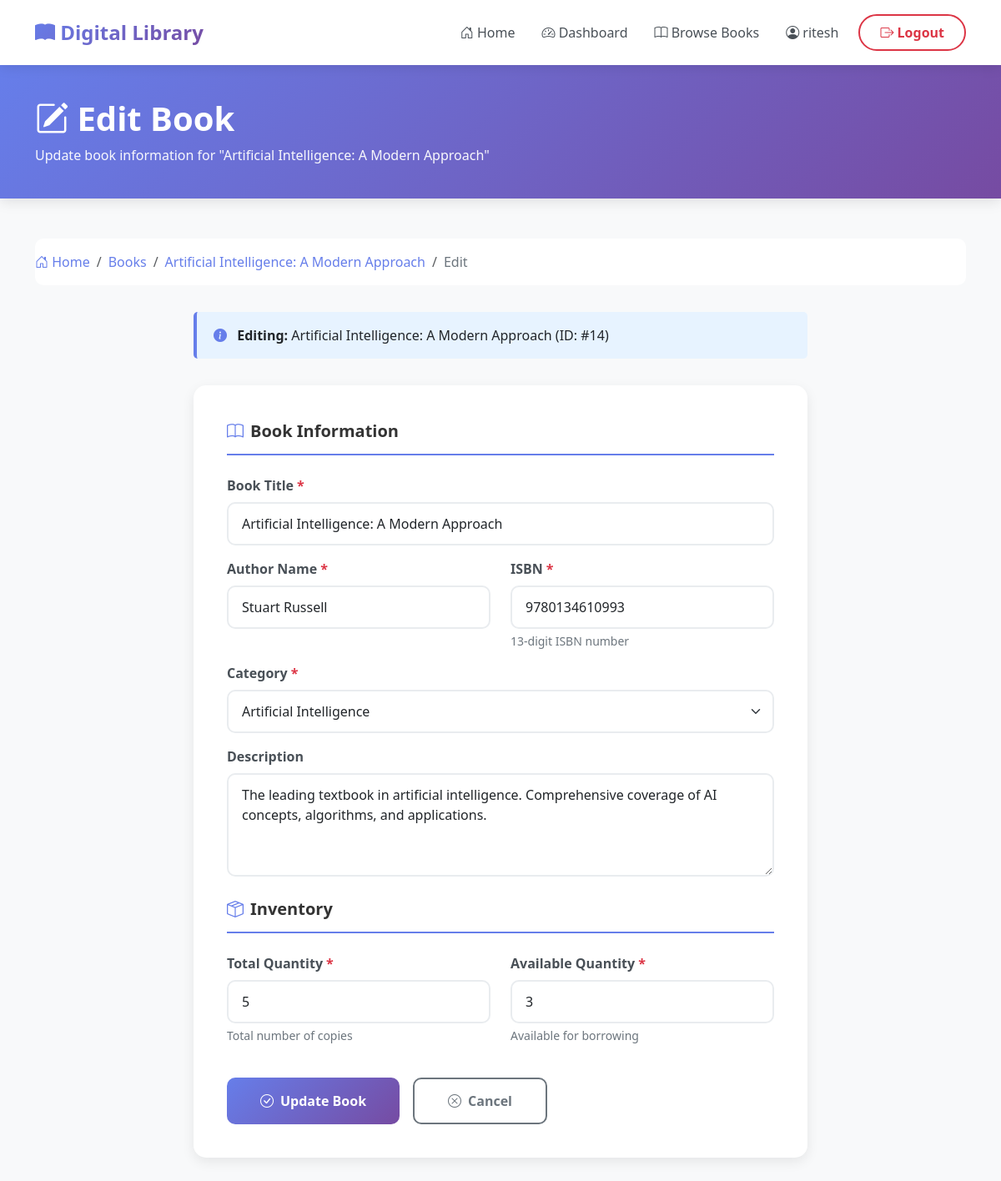
/books/14/edit/ (signed in), run on the app's committed database.
### books/models.py (models this page shows, shortened)
class Book(models.Model):
    title = models.CharField(
        max_length=200,
        help_text="Enter the book title"
    )
    author = models.CharField(
        max_length=100,
        help_text="Enter the author name"
    )
    isbn = models.CharField(
        max_length=13,
        unique=True,
        help_text="13 Character ISBN number"
    )
    category = models.ForeignKey(
        Category,
        on_delete=models.PROTECT,
        related_name='books',
        help_text="Select the book category"
    )
    description = models.TextField(
        help_text="Enter a brief description of the book",
        blank=True
    )
    quantity = models.PositiveIntegerField(
        default=1,
        help_text="Total number of copies in the library"
    )
    available_quantity = models.PositiveIntegerField(
        default=1,
        help_text="Number of copies currently available for borrowing"
    )
    created_at = models.DateTimeField(
        auto_now_add=True,
        help_text="Date and time when the book was added to the system"
    )
    class Meta:
        ordering = ['-created_at']
        verbose_name = 'Book'
        verbose_name_plural = 'Books'
    def is_available(self):
        """
        Check if the book is available for borrowing.
        """
        return self.available_quantity > 0
    is_available.boolean = True
    is_available.short_description = 'Available'

### books/views.py (the view)
# urls.py: path('<int:pk>/edit/', views.edit_book, name='edit_book'),
@librarian_required
def edit_book(request, pk):
    book = get_object_or_404(Book, pk=pk)
    if request.method == 'POST':
        form = BookForm(request.POST, instance=book)
        if form.is_valid():
            book = form.save()
            messages.success(
                request,
                f'Book "{book.title}" has been updated successfully!'
            )
            return redirect('books:book_detail', pk=book.pk)
        else:
            messages.error(
                request,
                'Please correct the errors below.'
            )
    else:
        form = BookForm(instance=book)
    context = {
        'form': form,
        'book': book,
        'page_title': 'Edit Book'
    }
    return render(request, 'books/edit_book.html', context)

### accounts/models.py (called while the page is built)
    def is_librarian(self):
        return self.role == 'Librarian'

### books/models.py (called while the page is built)
    def __str__(self):
        return self.name

### books/templates/books/edit_book.html (shortened to what this page needs)
<!DOCTYPE html>
<html lang="en">
<head>
    <link href="https://cdn.jsdelivr.net/npm/bootstrap@5.3.0/dist/css/bootstrap.min.css" rel="stylesheet">
    <link href="https://cdn.jsdelivr.net/npm/bootstrap-icons@1.10.0/font/bootstrap-icons.css" rel="stylesheet">
</head>
<body>
    <nav class="navbar navbar-expand-lg navbar-light sticky-top">
        <div class="container">
            <a class="navbar-brand" href="{% url 'accounts:home' %}">
                <i class="bi bi-book-fill"></i> Digital Library
            </a>
            <div class="collapse navbar-collapse" id="navbarNav">
                <ul class="navbar-nav ms-auto align-items-center">
                    <li class="nav-item">
                        <a class="nav-link" href="{% url 'accounts:home' %}">
                            <i class="bi bi-house-door"></i> Home
                        </a>
                    </li>
                    <li class="nav-item">
                        <a class="nav-link" href="{% url 'accounts:dashboard' %}">
                            <i class="bi bi-speedometer2"></i> Dashboard
                        </a>
                    </li>
                    <li class="nav-item">
                        <a class="nav-link" href="{% url 'books:book_list' %}">
                            <i class="bi bi-book"></i> Browse Books
                        </a>
                    </li>
                    <li class="nav-item">
                        <span class="nav-link">
                            <i class="bi bi-person-circle"></i> {{ request.user.username }}
                        </span>
                    </li>
                    <li class="nav-item">
                        <a class="btn btn-logout ms-2" href="{% url 'accounts:logout' %}">
                            <i class="bi bi-box-arrow-right"></i> Logout
                        </a>
                    </li>
                </ul>
            </div>
        </div>
    </nav>
    <div class="page-header">
        <div class="container">
            <h1><i class="bi bi-pencil-square"></i> {{ page_title }}</h1>
            <p>Update book information for "{{ book.title }}"</p>
        </div>
    </div>
    <div class="container">
        <nav class="breadcrumb-custom">
            <ol class="breadcrumb">
                <li class="breadcrumb-item"><a href="{% url 'accounts:home' %}"><i class="bi bi-house-door"></i> Home</a></li>
                <li class="breadcrumb-item"><a href="{% url 'books:book_list' %}">Books</a></li>
                <li class="breadcrumb-item"><a href="{% url 'books:book_detail' book.pk %}">{{ book.title|truncatewords:5 }}</a></li>
                <li class="breadcrumb-item active">Edit</li>
            </ol>
        </nav>
    </div>
    <div class="container">
        <div class="row justify-content-center">
            <div class="col-lg-8">
                <div class="info-banner">
                    <i class="bi bi-info-circle-fill"></i>
                    <strong>Editing:</strong> {{ book.title }} (ID: #{{ book.pk }})
                </div>
                <div class="form-container">
                    <form method="post" novalidate>
                        <div class="form-section-title">
                            <i class="bi bi-book"></i> Book Information
                        </div>
                        <div class="row">
                            <div class="col-md-12 mb-3">
                                <label for="{{ form.title.id_for_label }}" class="form-label">
                                    {{ form.title.label }}<span class="required">*</span>
                                </label>
                                {{ form.title }}
                            </div>
                            <div class="col-md-6 mb-3">
                                <label for="{{ form.author.id_for_label }}" class="form-label">
                                    {{ form.author.label }}<span class="required">*</span>
                                </label>
                                {{ form.author }}
                            </div>
                            <div class="col-md-6 mb-3">
                                <label for="{{ form.isbn.id_for_label }}" class="form-label">
                                    {{ form.isbn.label }}<span class="required">*</span>
                                </label>
                                {{ form.isbn }}
                                <div class="form-text">13-digit ISBN number</div>
                            </div>
                            <div class="col-md-12 mb-3">
                                <label for="{{ form.category.id_for_label }}" class="form-label">
                                    {{ form.category.label }}<span class="required">*</span>
                                </label>
                                {{ form.category }}
                            </div>
                            <div class="col-md-12 mb-4">
                                <label for="{{ form.description.id_for_label }}" class="form-label">
                                    {{ form.description.label }}
                                </label>
                                {{ form.description }}
                            </div>
                        </div>
                        <div class="form-section-title">
                            <i class="bi bi-box-seam"></i> Inventory
                        </div>
                        <div class="row">
                            <div class="col-md-6 mb-3">
                                <label for="{{ form.quantity.id_for_label }}" class="form-label">
                                    {{ form.quantity.label }}<span class="required">*</span>
                                </label>
                                {{ form.quantity }}
                                <div class="form-text">Total number of copies</div>
                            </div>
                            <div class="col-md-6 mb-3">
                                <label for="{{ form.available_quantity.id_for_label }}" class="form-label">
                                    {{ form.available_quantity.label }}<span class="required">*</span>
                                </label>
                                {{ form.available_quantity }}
                                <div class="form-text">Available for borrowing</div>
                            </div>
                        </div>
                        <div class="d-flex gap-3 mt-4">
                            <button type="submit" class="btn btn-submit">
                                <i class="bi bi-check-circle"></i> Update Book
                            </button>
                            <a href="{% url 'books:book_detail' book.pk %}" class="btn btn-cancel">
                                <i class="bi bi-x-circle"></i> Cancel
                            </a>
                        </div>
                    </form>
                </div>
            </div>
        </div>
    </div>
</body>
</html>

### books/templates/books/edit_book.html (style rules this page uses)
:root { --primary-gradient: linear-gradient(135deg, #667eea 0%, #764ba2 100%); --primary-color: #667eea; --secondary-color: #764ba2; }
body { background: #f8f9fa; font-family: 'Segoe UI', Tahoma, Geneva, Verdana, sans-serif; }
.navbar { background: white !important; box-shadow: 0 2px 15px rgba(0, 0, 0, 0.1); padding: 1rem 0; }
.navbar-brand { font-size: 1.5rem; font-weight: 700; background: var(--primary-gradient); -webkit-background-clip: text; -webkit-text-fill-color: transparent; background-clip: text; }
.nav-link { font-weight: 500; color: #495057 !important; margin: 0 0.5rem; transition: color 0.3s ease; }
.btn-logout { background: transparent; border: 2px solid #dc3545; color: #dc3545; padding: 0.5rem 1.5rem; border-radius: 25px; font-weight: 600; transition: all 0.3s ease; }
.page-header { background: var(--primary-gradient); color: white; padding: 2.5rem 0; margin-bottom: 3rem; box-shadow: 0 4px 15px rgba(0, 0, 0, 0.1); }
.page-header h1 { font-weight: 700; margin-bottom: 0.5rem; }
.page-header p { opacity: 0.95; margin-bottom: 0; }
.form-container { background: white; border-radius: 15px; padding: 2.5rem; box-shadow: 0 5px 15px rgba(0, 0, 0, 0.08); margin-bottom: 3rem; }
.form-section-title { font-size: 1.25rem; font-weight: 700; color: #333; margin-bottom: 1.5rem; padding-bottom: 0.75rem; border-bottom: 2px solid var(--primary-color); display: flex; align-items: center; gap: 0.5rem; }
.form-section-title i { color: var(--primary-color); }
.form-label { font-weight: 600; color: #495057; margin-bottom: 0.5rem; }
.form-label .required { color: #dc3545; margin-left: 0.25rem; }
.form-control, .form-select { border: 2px solid #e9ecef; border-radius: 10px; padding: 0.75rem 1rem; transition: all 0.3s ease; }
.form-text { color: #6c757d; font-size: 0.875rem; margin-top: 0.25rem; }
.btn-submit { background: var(--primary-gradient); border: none; color: white; padding: 0.875rem 2.5rem; border-radius: 10px; font-weight: 600; transition: all 0.3s ease; display: inline-flex; align-items: center; gap: 0.5rem; }
.btn-cancel { background: white; border: 2px solid #6c757d; color: #6c757d; padding: 0.875rem 2.5rem; border-radius: 10px; font-weight: 600; transition: all 0.3s ease; display: inline-flex; align-items: center; gap: 0.5rem; }
.breadcrumb-custom { background: white; padding: 1rem 0; margin-bottom: 2rem; border-radius: 10px; }
.breadcrumb { margin-bottom: 0; }
.breadcrumb-item a { color: var(--primary-color); text-decoration: none; }
.breadcrumb-item.active { color: #6c757d; }
.info-banner { background: #e7f3ff; border-left: 4px solid var(--primary-color); padding: 1rem 1.25rem; border-radius: 5px; margin-bottom: 2rem; }
.info-banner i { color: var(--primary-color); margin-right: 0.5rem; }

### data on the page
Book: title "Artificial Intelligence: A Modern Approach", pk "14", author "Stuart Russell", isbn "9780134610993", category "Artificial Intelligence", description "The leading textbook in artificial intelligence. Comprehensive coverage of AI concepts, algorithms, and applications.", quantity "5", available_quantity "3"

### other printed values
{{ request.user.username }} "ritesh"
{{ page_title }} "Edit Book"
